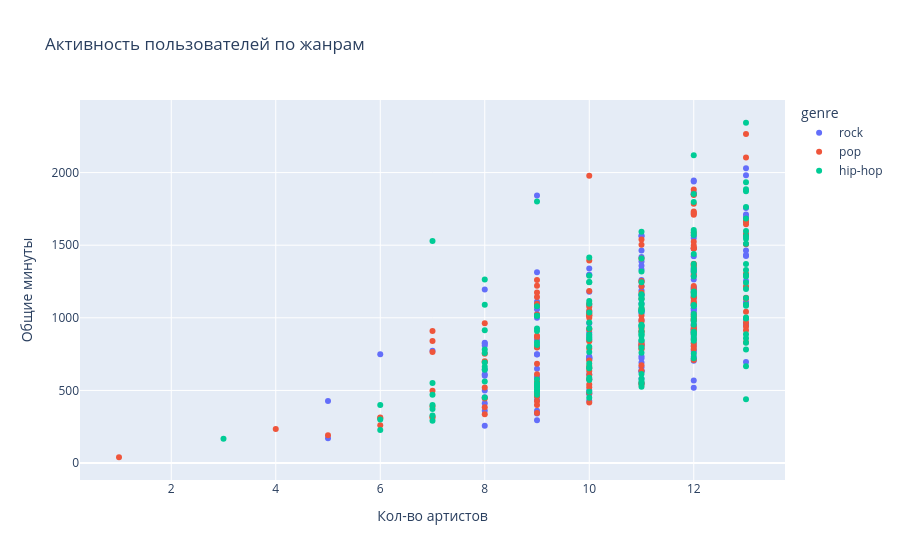

The notebook cell this image was saved under:
### Code cell
fig = px.scatter(df,
                 x='artists_count',
                 y='total_minutes',
                 color='genre',
                 hover_data=['User_ID', 'rock_vs_pop'],
                 title='Активность пользователей по жанрам',
                 labels={'artists_count': 'Кол-во артистов',
                         'total_minutes': 'Общие минуты'})
fig.show()

### Figure 1 — Plotly figure (JSON) as saved in the notebook; plotly's stock layout.template omitted (floating-point values rounded to 4 significant figures; data arrays with more than 128 entries replaced by an {"elided": "..."} marker saying what was removed)
{"data": [{"customdata": {"elided": "151x2 mixed values"}, "hovertemplate": "genre=rock<br>Кол-во артистов=%{x}<br>Общие минуты=%{y}<br>User_ID=%{customdata[0]}<br>rock_vs_pop=%{customdata[1]}<extra></extra>", "legendgroup": "rock", "marker": {"color": "#636efa", "symbol": "circle"}, "mode": "markers", "name": "rock", "orientation": "v", "showlegend": true, "type": "scatter", "x": {"elided": "151 int values"}, "xaxis": "x", "y": {"elided": "151 float values"}, "yaxis": "y"}, {"customdata": {"elided": "151x2 mixed values"}, "hovertemplate": "genre=pop<br>Кол-во артистов=%{x}<br>Общие минуты=%{y}<br>User_ID=%{customdata[0]}<br>rock_vs_pop=%{customdata[1]}<extra></extra>", "legendgroup": "pop", "marker": {"color": "#EF553B", "symbol": "circle"}, "mode": "markers", "name": "pop", "orientation": "v", "showlegend": true, "type": "scatter", "x": {"elided": "151 int values"}, "xaxis": "x", "y": {"elided": "151 float values"}, "yaxis": "y"}, {"customdata": {"elided": "151x2 mixed values"}, "hovertemplate": "genre=hip-hop<br>Кол-во артистов=%{x}<br>Общие минуты=%{y}<br>User_ID=%{customdata[0]}<br>rock_vs_pop=%{customdata[1]}<extra></extra>", "legendgroup": "hip-hop", "marker": {"color": "#00cc96", "symbol": "circle"}, "mode": "markers", "name": "hip-hop", "orientation": "v", "showlegend": true, "type": "scatter", "x": {"elided": "151 int values"}, "xaxis": "x", "y": {"elided": "151 float values"}, "yaxis": "y"}], "layout": {"legend": {"title": {"text": "genre"}, "tracegroupgap": 0}, "title": {"text": "Активность пользователей по жанрам"}, "xaxis": {"anchor": "y", "domain": [0, 1], "title": {"text": "Кол-во артистов"}}, "yaxis": {"anchor": "x", "domain": [0, 1], "title": {"text": "Общие минуты"}}}}
